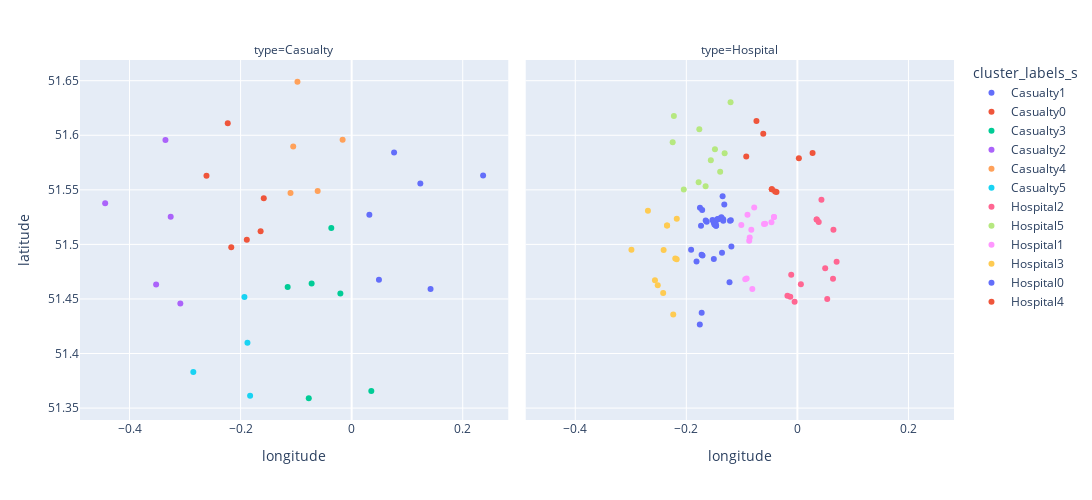

Notebook code for this chart:
### Markdown cell above
##### District & Hospital Breakdown - Clusters

### Code cell
fig = px.scatter(df_2_cl, 
                 x = "longitude", 
                 y = "latitude",
                 width = 1300,
                 height = 500,
                 color = 'cluster_labels_s',
                 facet_col = 'type',
                 hover_data = ['cluster_labels_s'])

fig.show()

### Figure 1 — Plotly figure (JSON) as saved in the notebook; plotly's stock layout.template omitted (floating-point values rounded to 4 significant figures)
{"data": [{"customdata": [["Casualty1"], ["Casualty1"], ["Casualty1"], ["Casualty1"], ["Casualty1"], ["Casualty1"]], "hovertemplate": "cluster_labels_s=%{customdata[0]}<br>type=Casualty<br>longitude=%{x}<br>latitude=%{y}<extra></extra>", "legendgroup": "Casualty1", "marker": {"color": "#636efa", "symbol": "circle"}, "mode": "markers", "name": "Casualty1", "orientation": "v", "showlegend": true, "type": "scatter", "x": [0.1237, 0.142, 0.04915, 0.2367, 0.03188, 0.07641], "xaxis": "x", "y": [51.56, 51.46, 51.47, 51.56, 51.53, 51.58], "yaxis": "y"}, {"customdata": [["Casualty0"], ["Casualty0"], ["Casualty0"], ["Casualty0"], ["Casualty0"], ["Casualty0"]], "hovertemplate": "cluster_labels_s=%{customdata[0]}<br>type=Casualty<br>longitude=%{x}<br>latitude=%{y}<extra></extra>", "legendgroup": "Casualty0", "marker": {"color": "#EF553B", "symbol": "circle"}, "mode": "markers", "name": "Casualty0", "orientation": "v", "showlegend": true, "type": "scatter", "x": [-0.2231, -0.2614, -0.1583, -0.2168, -0.1888, -0.1639], "xaxis": "x", "y": [51.61, 51.56, 51.54, 51.5, 51.5, 51.51], "yaxis": "y"}, {"customdata": [["Casualty3"], ["Casualty3"], ["Casualty3"], ["Casualty3"], ["Casualty3"], ["Casualty3"]], "hovertemplate": "cluster_labels_s=%{customdata[0]}<br>type=Casualty<br>longitude=%{x}<br>latitude=%{y}<extra></extra>", "legendgroup": "Casualty3", "marker": {"color": "#00cc96", "symbol": "circle"}, "mode": "markers", "name": "Casualty3", "orientation": "v", "showlegend": true, "type": "scatter", "x": [0.0354, -0.07725, -0.1152, -0.02032, -0.07211, -0.03665], "xaxis": "x", "y": [51.37, 51.36, 51.46, 51.45, 51.46, 51.52], "yaxis": "y"}, {"customdata": [["Casualty2"], ["Casualty2"], ["Casualty2"], ["Casualty2"], ["Casualty2"]], "hovertemplate": "cluster_labels_s=%{customdata[0]}<br>type=Casualty<br>longitude=%{x}<br>latitude=%{y}<extra></extra>", "legendgroup": "Casualty2", "marker": {"color": "#ab63fa", "symbol": "circle"}, "mode": "markers", "name": "Casualty2", "orientation": "v", "showlegend": true, "type": "scatter", "x": [-0.3259, -0.3353, -0.4439, -0.3521, -0.3085], "xaxis": "x", "y": [51.53, 51.6, 51.54, 51.46, 51.45], "yaxis": "y"}, {"customdata": [["Casualty4"], ["Casualty4"], ["Casualty4"], ["Casualty4"], ["Casualty4"]], "hovertemplate": "cluster_labels_s=%{customdata[0]}<br>type=Casualty<br>longitude=%{x}<br>latitude=%{y}<extra></extra>", "legendgroup": "Casualty4", "marker": {"color": "#FFA15A", "symbol": "circle"}, "mode": "markers", "name": "Casualty4", "orientation": "v", "showlegend": true, "type": "scatter", "x": [-0.09761, -0.06119, -0.1052, -0.1101, -0.01627], "xaxis": "x", "y": [51.65, 51.55, 51.59, 51.55, 51.6], "yaxis": "y"}, {"customdata": [["Casualty5"], ["Casualty5"], ["Casualty5"], ["Casualty5"]], "hovertemplate": "cluster_labels_s=%{customdata[0]}<br>type=Casualty<br>longitude=%{x}<br>latitude=%{y}<extra></extra>", "legendgroup": "Casualty5", "marker": {"color": "#19d3f3", "symbol": "circle"}, "mode": "markers", "name": "Casualty5", "orientation": "v", "showlegend": true, "type": "scatter", "x": [-0.2851, -0.1877, -0.1829, -0.1931], "xaxis": "x", "y": [51.38, 51.41, 51.36, 51.45], "yaxis": "y"}, {"customdata": [["Hospital2"], ["Hospital2"], ["Hospital2"], ["Hospital2"], ["Hospital2"], ["Hospital2"], ["Hospital2"], ["Hospital2"], ["Hospital2"], ["Hospital2"], ["Hospital2"], ["Hospital2"], ["Hospital2"], ["Hospital2"]], "hovertemplate": "cluster_labels_s=%{customdata[0]}<br>type=Hospital<br>longitude=%{x}<br>latitude=%{y}<extra></extra>", "legendgroup": "Hospital2", "marker": {"color": "#FF6692", "symbol": "circle"}, "mode": "markers", "name": "Hospital2", "orientation": "v", "showlegend": true, "type": "scatter", "x": [0.006279, 0.03473, 0.03473, -0.01793, 0.06413, 0.03842, 0.0433, 0.05006, -0.004997, -0.01112, -0.01285, 0.06491, 0.07063, 0.05373], "xaxis": "x2", "y": [51.46, 51.52, 51.52, 51.45, 51.47, 51.52, 51.54, 51.48, 51.45, 51.47, 51.45, 51.51, 51.48, 51.45], "yaxis": "y2"}, {"customdata": [["Hospital5"], ["Hospital5"], ["Hospital5"], ["Hospital5"], ["Hospital5"], ["Hospital5"], ["Hospital5"], ["Hospital5"], ["Hospital5"], ["Hospital5"], ["Hospital5"]], "hovertemplate": "cluster_labels_s=%{customdata[0]}<br>type=Hospital<br>longitude=%{x}<br>latitude=%{y}<extra></extra>", "legendgroup": "Hospital5", "marker": {"color": "#B6E880", "symbol": "circle"}, "mode": "markers", "name": "Hospital5", "orientation": "v", "showlegend": true, "type": "scatter", "x": [-0.2246, -0.1203, -0.1653, -0.1766, -0.131, -0.1391, -0.1559, -0.2046, -0.1485, -0.2225, -0.1779], "xaxis": "x2", "y": [51.59, 51.63, 51.55, 51.61, 51.58, 51.57, 51.58, 51.55, 51.59, 51.62, 51.56], "yaxis": "y2"}, {"customdata": [["Hospital1"], ["Hospital1"], ["Hospital1"], ["Hospital1"], ["Hospital1"], ["Hospital1"], ["Hospital1"], ["Hospital1"], ["Hospital1"], ["Hospital1"], ["Hospital1"], ["Hospital1"], ["Hospital1"], ["Hospital1"]], "hovertemplate": "cluster_labels_s=%{customdata[0]}<br>type=Hospital<br>longitude=%{x}<br>latitude=%{y}<extra></extra>", "legendgroup": "Hospital1", "marker": {"color": "#FF97FF", "symbol": "circle"}, "mode": "markers", "name": "Hospital1", "orientation": "v", "showlegend": true, "type": "scatter", "x": [-0.04673, -0.08588, -0.06015, -0.04219, -0.08678, -0.0939, -0.08987, -0.09143, -0.04219, -0.08123, -0.07777, -0.05812, -0.08302, -0.101], "xaxis": "x2", "y": [51.52, 51.51, 51.52, 51.53, 51.5, 51.47, 51.53, 51.47, 51.53, 51.46, 51.53, 51.52, 51.51, 51.52], "yaxis": "y2"}, {"customdata": [["Hospital3"], ["Hospital3"], ["Hospital3"], ["Hospital3"], ["Hospital3"], ["Hospital3"], ["Hospital3"], ["Hospital3"], ["Hospital3"], ["Hospital3"], ["Hospital3"], ["Hospital3"]], "hovertemplate": "cluster_labels_s=%{customdata[0]}<br>type=Hospital<br>longitude=%{x}<br>latitude=%{y}<extra></extra>", "legendgroup": "Hospital3", "marker": {"color": "#FECB52", "symbol": "circle"}, "mode": "markers", "name": "Hospital3", "orientation": "v", "showlegend": true, "type": "scatter", "x": [-0.2515, -0.2417, -0.2565, -0.2199, -0.2347, -0.2347, -0.2409, -0.2236, -0.2172, -0.2174, -0.2691, -0.2989], "xaxis": "x2", "y": [51.46, 51.46, 51.47, 51.49, 51.52, 51.52, 51.49, 51.44, 51.52, 51.49, 51.53, 51.5], "yaxis": "y2"}, {"customdata": [["Hospital0"], ["Hospital0"], ["Hospital0"], ["Hospital0"], ["Hospital0"], ["Hospital0"], ["Hospital0"], ["Hospital0"], ["Hospital0"], ["Hospital0"], ["Hospital0"], ["Hospital0"], ["Hospital0"], ["Hospital0"], ["Hospital0"], ["Hospital0"], ["Hospital0"], ["Hospital0"], ["Hospital0"], ["Hospital0"], ["Hospital0"], ["Hospital0"], ["Hospital0"], ["Hospital0"], ["Hospital0"], ["Hospital0"], ["Hospital0"], ["Hospital0"], ["Hospital0"], ["Hospital0"], ["Hospital0"], ["Hospital0"], ["Hospital0"], ["Hospital0"], ["Hospital0"]], "hovertemplate": "cluster_labels_s=%{customdata[0]}<br>type=Hospital<br>longitude=%{x}<br>latitude=%{y}<extra></extra>", "legendgroup": "Hospital0", "marker": {"color": "#636efa", "symbol": "circle"}, "mode": "markers", "name": "Hospital0", "orientation": "v", "showlegend": true, "type": "scatter", "x": [-0.1914, -0.1433, -0.1189, -0.1757, -0.1199, -0.1726, -0.1816, -0.1724, -0.1369, -0.1498, -0.1214, -0.1354, -0.1708, -0.1358, -0.1222, -0.1736, -0.1633, -0.1651, -0.1529, -0.1505, -0.1444, -0.1482, -0.1347, -0.1754, -0.1316, -0.1715, -0.1397, -0.1494, -0.1507, -0.1336, -0.1464, -0.1464, -0.147, -0.1336, -0.1444], "xaxis": "x2", "y": [51.5, 51.52, 51.5, 51.43, 51.52, 51.49, 51.48, 51.44, 51.52, 51.52, 51.52, 51.52, 51.49, 51.49, 51.47, 51.52, 51.52, 51.52, 51.52, 51.49, 51.52, 51.52, 51.54, 51.53, 51.54, 51.53, 51.52, 51.52, 51.52, 51.52, 51.52, 51.52, 51.52, 51.52, 51.52], "yaxis": "y2"}, {"customdata": [["Hospital4"], ["Hospital4"], ["Hospital4"], ["Hospital4"], ["Hospital4"], ["Hospital4"], ["Hospital4"], ["Hospital4"], ["Hospital4"]], "hovertemplate": "cluster_labels_s=%{customdata[0]}<br>type=Hospital<br>longitude=%{x}<br>latitude=%{y}<extra></extra>", "legendgroup": "Hospital4", "marker": {"color": "#EF553B", "symbol": "circle"}, "mode": "markers", "name": "Hospital4", "orientation": "v", "showlegend": true, "type": "scatter", "x": [0.002653, -0.07374, -0.04608, -0.03767, -0.04608, 0.02735, -0.09208, -0.04018, -0.06148], "xaxis": "x2", "y": [51.58, 51.61, 51.55, 51.55, 51.55, 51.58, 51.58, 51.55, 51.6], "yaxis": "y2"}], "layout": {"annotations": [{"font": {}, "showarrow": false, "text": "type=Casualty", "x": 0.245, "xanchor": "center", "xref": "paper", "y": 1, "yanchor": "bottom", "yref": "paper"}, {"font": {}, "showarrow": false, "text": "type=Hospital", "x": 0.755, "xanchor": "center", "xref": "paper", "y": 1, "yanchor": "bottom", "yref": "paper"}], "height": 500, "legend": {"title": {"text": "cluster_labels_s"}, "tracegroupgap": 0}, "margin": {"t": 60}, "width": 1300, "xaxis": {"anchor": "y", "autorange": true, "domain": [0, 0.49], "range": [-0.4878, 0.2806], "title": {"text": "longitude"}, "type": "linear"}, "xaxis2": {"anchor": "y2", "autorange": true, "domain": [0.51, 1], "matches": "x", "range": [-0.4878, 0.2806], "title": {"text": "longitude"}, "type": "linear"}, "yaxis": {"anchor": "x", "autorange": true, "domain": [0, 1], "range": [51.34, 51.67], "title": {"text": "latitude"}, "type": "linear"}, "yaxis2": {"anchor": "x2", "autorange": true, "domain": [0, 1], "matches": "y", "range": [51.34, 51.67], "showticklabels": false, "type": "linear"}}}
